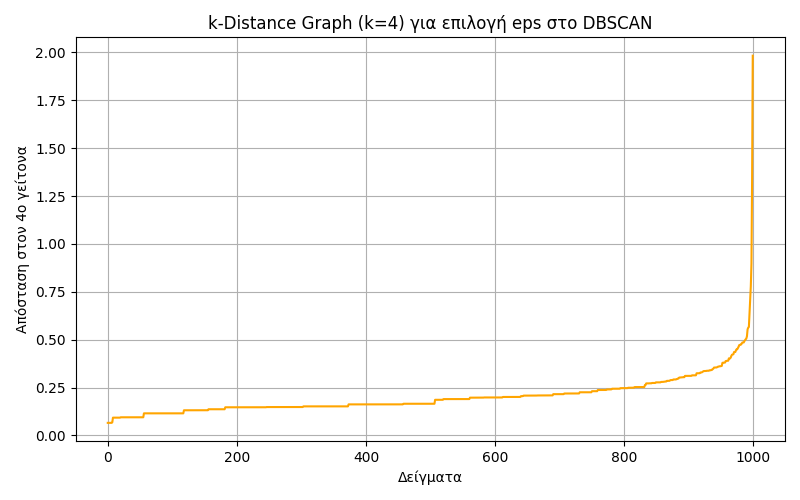

Generate this figure with Python:
import pandas as pd
from sklearn.preprocessing import StandardScaler
from sklearn.neighbors import NearestNeighbors
import numpy as np
import matplotlib.pyplot as plt

df = pd.read_csv("C:/Users/patatakis/Desktop/odep/StudentsPerformance.csv")
X = df[["math score", "reading score", "writing score"]]

scaler = StandardScaler()
X_scaled = scaler.fit_transform(X)

k = 4 
neighbors = NearestNeighbors(n_neighbors=k)
neighbors_fit = neighbors.fit(X_scaled)
distances, indices = neighbors_fit.kneighbors(X_scaled)


distances_sorted = np.sort(distances[:, k - 1])

# 4. Δημιουργία γραφήματος
plt.figure(figsize=(8, 5))
plt.plot(distances_sorted, color="orange")
plt.title("k-Distance Graph (k=4) για επιλογή eps στο DBSCAN")
plt.xlabel("Δείγματα")
plt.ylabel("Απόσταση στον 4ο γείτονα")
plt.grid(True)
plt.tight_layout()
plt.show()
